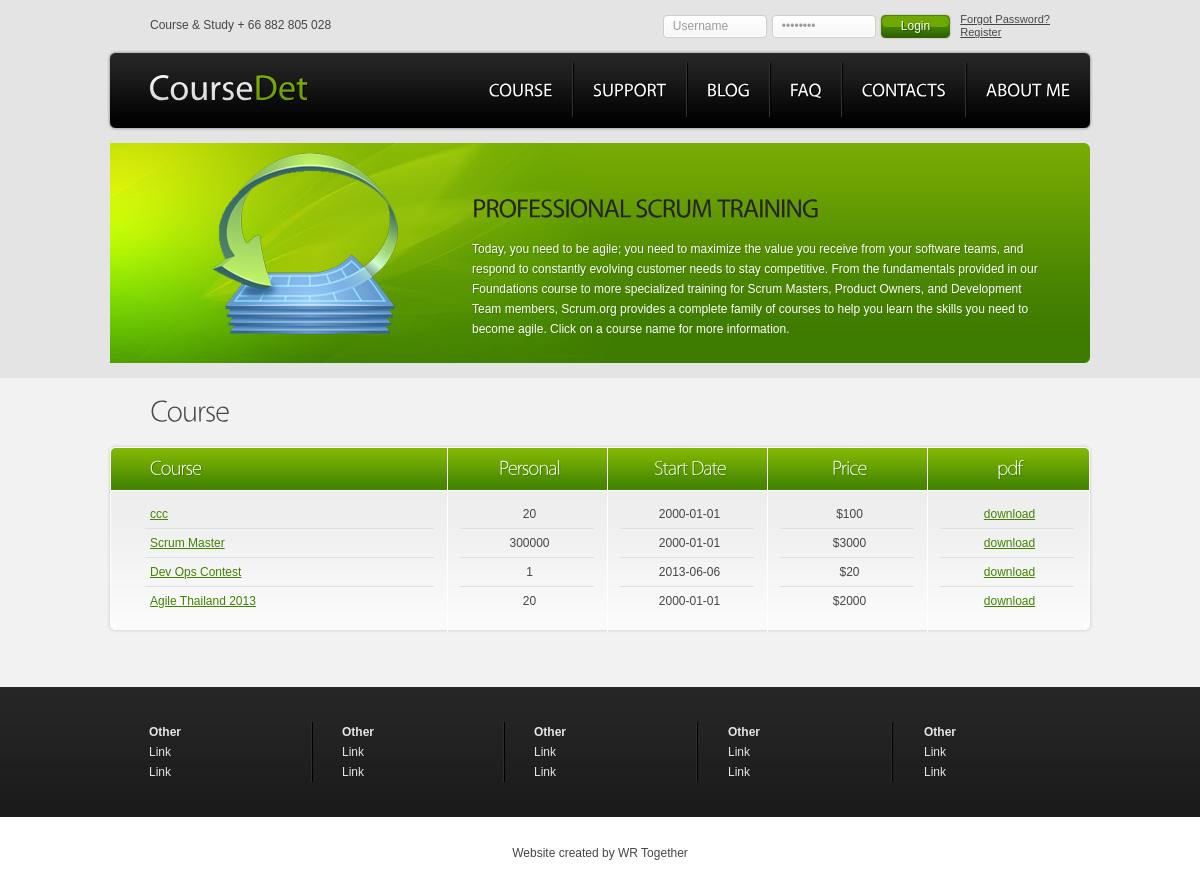
The page /course.php on the database its author committed.
### tables this page shows
CREATE TABLE `course` (
  `course_id` int(5) NOT NULL auto_increment,
  `course_name` text NOT NULL,
  `course_detail` text NOT NULL,
  `trainer` varchar(20) NOT NULL,
  `start_date` date NOT NULL,
  `end_date` date NOT NULL,
  `place` text NOT NULL,
  `con_name` varchar(20) NOT NULL,
  `con_phone` varchar(20) NOT NULL,
  `con_email` varchar(50) NOT NULL,
  `cer_type` varchar(10) NOT NULL,
  `price` int(11) NOT NULL,
  `trainee_no` int(11) NOT NULL,
  PRIMARY KEY  (`course_id`)
);

### phpMySQLFunctionDatabase.php (called while the page is built, shortened)
<?
	function fncSelectAllRecord($strTable)
	{
			$strSQL = "SELECT * FROM $strTable ";
			return @mysql_query($strSQL);
	}
?>

### course.php (the view, shortened to what this page needs)
<?
	include("phpMySQLFunctionDatabase.php");
?>
<!DOCTYPE html>
<html lang="en">
<head>
<link rel="stylesheet" href="css/reset.css" type="text/css" media="all">
<link rel="stylesheet" href="css/layout.css" type="text/css" media="all">
<link rel="stylesheet" href="css/style.css" type="text/css" media="all">
</head>
<body id="page3">
<div class="tail-top2">
	<header>
		<div class="container">
			<div class="header-box">
				<div class="left">
					<div class="right">
						<nav>
							<ul>
								<li><a href="course.php">Course</a></li>
								<li><a href="support.php">Support</a></li>
								<li><a href="Blog.php">Blog</a></li>
								<li><a href="FAQ.php">FAQ</a></li>
								<li><a href="contacts.php">Contacts</a></li>
								<li><a href="aboutMe.php">About me</a></li>
							</ul>
						</nav>
						<h1><a href="index.php"><span>Course</span>Det</a></h1>
					</div>
				</div>
			</div>
			<span class="top-info">Course &amp; Study + 66 882 805 028  </span>
			<?
				if($_SESSION['UserID'] != "")
				{
					echo "<form id=\"login-form\" method=\"post\" action=\"logout.php\">
					<fieldset>
						<table>
						<tr>
						<td><h5>Hi,welcome&nbsp;&nbsp;&nbsp;&nbsp;<a href='profile.php'>".$_SESSION['UserID']."</h5></td>
						<td><a href='#' class=\"login\" onClick=\"document.getElementById('login-form').submit()\"><span><span>Logout</span></span></a></td>
						</tr></table>
					</fieldset>
					</form>";
				}
				else{
					echo "<form id=\"login-form\" method=\"post\" action=\"check_login.php\">
					<fieldset>
					<span class=\"text\">
						<input type=\"text\" name=\"Username\" value=\"Username\" onFocus=\"if(this.value=='Username'){this.value=''}\" onBlur=\"if(this.value==''){this.value='Username'}\">
					</span>
					<span class=\"text\">
						<input type=\"password\" name=\"Password\" value=\"Password\" onFocus=\"if(this.value=='Password'){this.value=''}\" onBlur=\"if(this.value==''){this.value='Password'}\">
					</span>
					<a href='#' class=\"login\" onClick=\"document.getElementById('login-form').submit()\"><span><span>Login</span></span></a>
					<span class=\"links\"><a href='#'>Forgot Password?</a><br/><a href=\"register.php\">Register</a></span>
					</fieldset>
					</form>";
				}
			?>
		</div>
	</header>
	<section id="content">
		<div class="container">
			<div class="inside bot-indent">
				<div id="slogan">
				<img src="images/head_course.png">
					<div class="inside">
						<h2><span>Professional Scrum Training</span></h2>
						<p>Today, you need to be agile; you need to maximize the value you receive from your software teams, and respond to constantly evolving customer needs to stay competitive. From the fundamentals provided in our Foundations course to more specialized training for Scrum Masters, Product Owners, and Development Team members, Scrum.org provides a complete family of courses to help you learn the skills you need to become agile. Click on a course name for more information.    </p>
					</div>
				</div>
				<h2 class="extra">Course </h2>
				<div class="box extra">
					<div class="border-right">
						<div class="border-bot">
							<div class="border-left">
								<div class="left-top-corner1">
									<div class="right-top-corner1">
										<div class="right-bot-corner">
											<div class="left-bot-corner">
												<div class="inner">
													<div class="left-indent line-ver1">
														<div class="line-ver2">
															<div class="line-ver3">
																<div class="wrap line-ver4">
																	<article class="col-1 indent">
																		<h4>Course</h4>
																		<ul class="info-list1">
																			<?
																			$strTable = "course";
																			$objSelect = fncSelectAllRecord($strTable);
																			while ($objResult = mysql_fetch_object($objSelect))
																			{
																				echo "<li><a href='course_detail.php?cid=".$objResult->course_id."'>".$objResult->course_name." </a></li>";
																			}
																			?>
																	</article>
																	<article class="col-2 indent">
																		<h4 class="aligncenter">Personal</h4>
																		<ul class="info-list1 alt">
																			<?
																			$strTable = "course";
																			$objSelect = fncSelectAllRecord($strTable);
																			while ($objResult = mysql_fetch_object($objSelect))
																			{
																				echo "<li>".$objResult->trainee_no."</li>";
																			}
																			?>
																		</ul>
																	</article>
																	<article class="col-3 indent">
																		<h4 class="aligncenter">Start Date</h4>
																		<ul class="info-list1 alt">
																			<?
																			$strTable = "course";
																			$objSelect = fncSelectAllRecord($strTable);
																			while ($objResult = mysql_fetch_object($objSelect))
																			{
																				echo "<li>".$objResult->start_date."</li>";
																			}
																			?>
																		</ul>
																	</article>
																	<article class="col-4 indent">
																		<h4 class="aligncenter">Price</h4>
																		<ul class="info-list1 alt">
																			<?
																			$strTable = "course";
																			$objSelect = fncSelectAllRecord($strTable);
																			while ($objResult = mysql_fetch_object($objSelect))
																			{
																				echo "<li> $".$objResult->price."</li>";
																			}
																			?>
																		</ul>
																	</article>
																	<article class="col-5 indent">
																		<h4 class="aligncenter">pdf</h4>
																		<ul class="info-list1 alt">
																		<?
																			$strTable = "course";
																			$objSelect = fncSelectAllRecord($strTable);
																			while ($objResult = mysql_fetch_object($objSelect))
																			{
																				echo "<li><a href='load_pdf.php?course=".$objResult->course_id."'>download</a></li>";
																			}
																			?>
																		</ul>
																	</article>
																</div>
															</div>
														</div>
													</div>
												</div>
											</div>
										</div>
									</div>
								</div>
							</div>
						</div>
					</div>
				</div>
			</div>
		</div>
	</section>
</div>
<aside>
	<div class="container">
		<div class="inside">
			<div class="line-ver1">
				<div class="line-ver2">
					<div class="line-ver3">
						<div class="wrapper line-ver4">
							<ul class="list col-1">
								<li>Other</li>
								<li><a href="#">Link</a></li>
								<li><a href="#">Link</a></li>
							</ul>
							<ul class="list col-2">
								<li>Other</li>
								<li><a href="#">Link</a></li>
								<li><a href="#">Link</a></li>
							</ul>
							<ul class="list col-3">
								<li>Other</li>
								<li><a href="#">Link</a></li>
								<li><a href="#">Link</a></li>
							</ul>
							<ul class="list col-4">
								<li>Other</li>
								<li><a href="#">Link</a></li>
								<li><a href="#">Link</a></li>
							</ul>
							<ul class="list col-5">
								<li>Other</li>
								<li><a href="#">Link</a></li>
								<li><a href="#">Link</a></li>
							</ul>
						</div>
					</div>
				</div>
			</div>
		</div>
	</div>
</aside>
<footer>
	<div class="container">
		<div class="inside">
			Website created by WR Together<a class="new_window" href="http://www.templatemonster.com" target="_blank" rel="nofollow"></a><br/>
		</div>
	</div>
</footer>
</body>
</html>

### css/layout.css (style rules this page uses)
#page3 #content .col-1 { width:284px;margin-right:31px }
#page3 #content .col-2 { width:129px;margin-right:31px }
#page3 #content .col-3 { width:129px;margin-right:31px }
#page3 #content .col-4 { width:129px;margin-right:31px }
#page3 #content .col-5 { width:129px }
aside .col-1 { width:122px;margin-right:71px }
aside .col-2 { width:96px;margin-right:96px }
aside .col-3 { width:112px;margin-right:82px }
aside .col-4 { width:136px;margin-right:60px }
aside .col-5 { width:130px }

### rows shown on the page
course: course_name "ccc", trainee_no "20", start_date "2000-01-01", price "100"
course: course_name "Scrum Master", trainee_no "300000", start_date "2000-01-01", price "3000"
course: course_name "Dev Ops Contest", trainee_no "1", start_date "2013-06-06", price "20"
course: course_name "Agile Thailand 2013", trainee_no "20", start_date "2000-01-01", price "2000"
